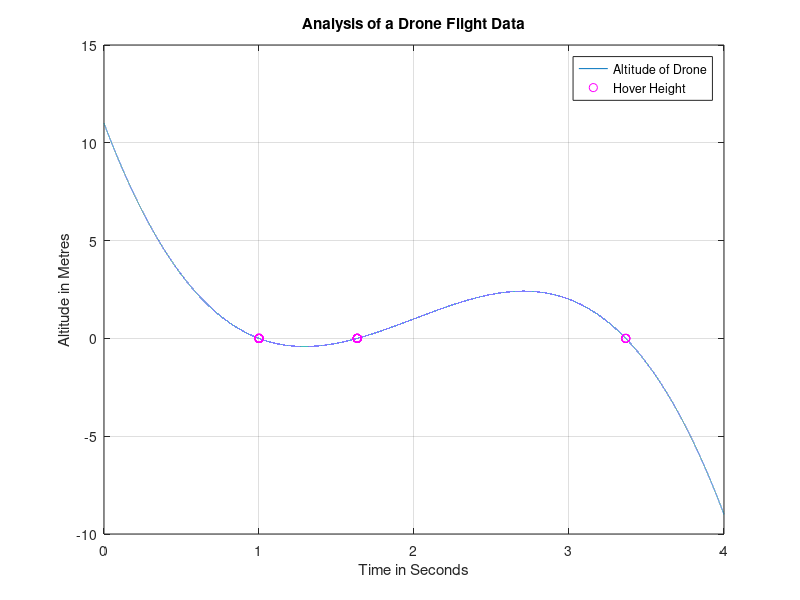

Reproduce this figure in MATLAB.
x=linspace(0,4,100001)
y=(-2).*((x-2).^3)+(3).*(x-2)+1
plot(x,y)
grid on
hold on
ylabel('Altitude in Metres')
xlabel('Time in Seconds')
i=find(abs(y)<0.001)
plot(x(i),y(i),'mo')
title('Analysis of a Drone Flight Data')
legend('Altitude of Drone','Hover Height')
